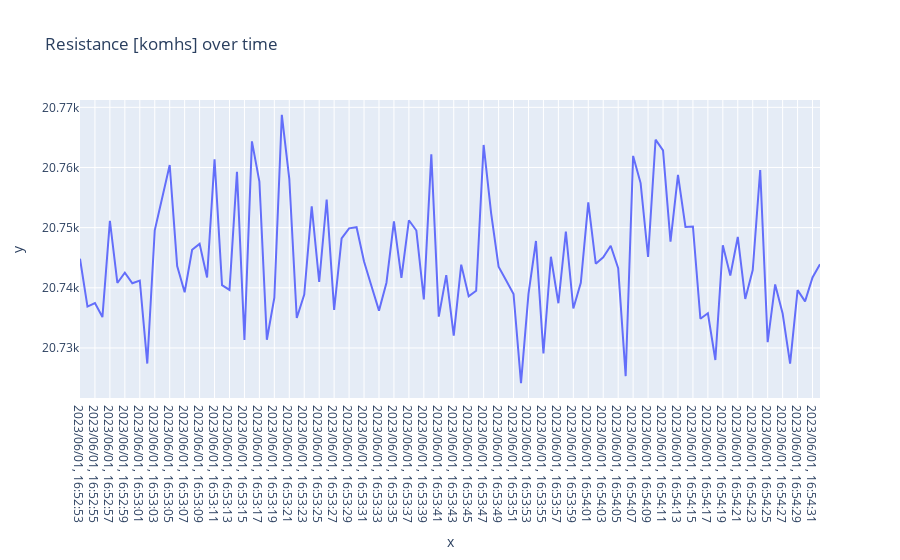

The code cell stored with this chart in its notebook:
### Code cell
fig_R = px.line(x = averaged_dictionary['AIN56']['Time'], y = averaged_dictionary['AIN56']['R [komhs]'], title='Resistance [komhs] over time')
fig_R.show()
